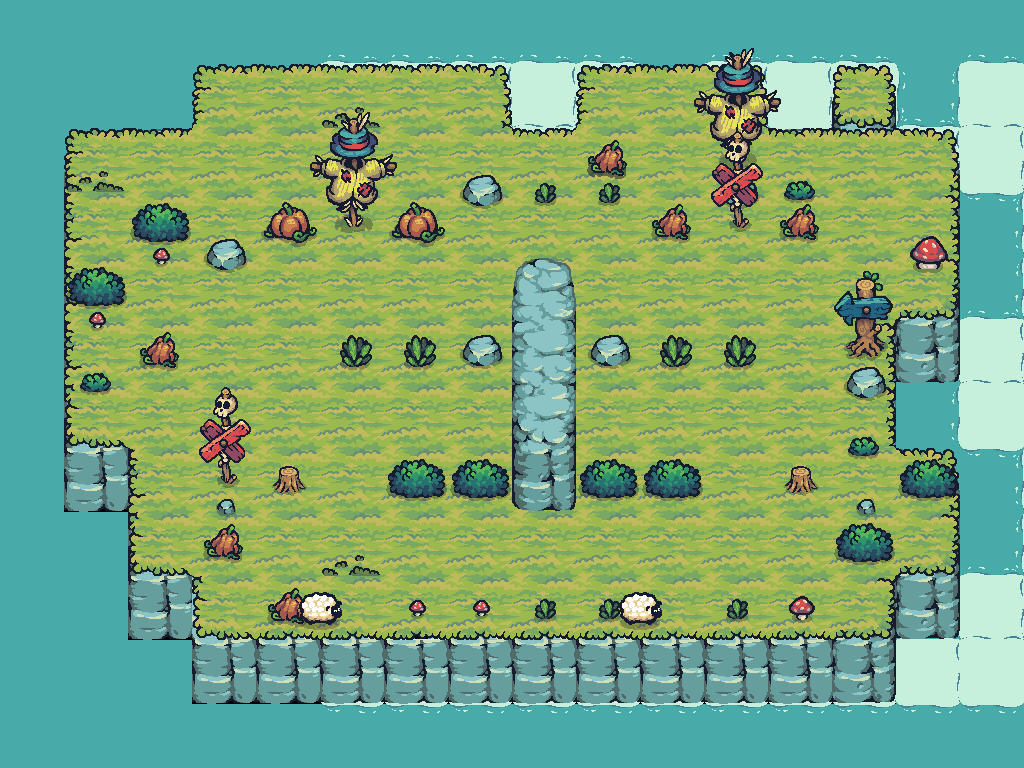

This game map was drawn from its Tiled (.tmx) file and the tilesets committed beside it. A one-line description and the trimmed map source follow:
An orthogonal 16x12 tile map with 64x64 px tiles, 12 tile layers (Water, Foam, layerforedge, new game bg, ...), 25 tilesets and 39 objects (28x Block, 4x Tree, 3x Barrel, AntiPlayerCheckpoint, PlayerCheckpoint, ...).

<map version="1.10" tiledversion="1.11.0" orientation="orthogonal" renderorder="right-down" width="16" height="12" tilewidth="64" tileheight="64" infinite="0" nextlayerid="29" nextobjectid="11">
<properties>
  <property name="Star1" type="int" value="27" />
  <property name="Star2" type="int" value="34" />
  <property name="Star3" type="int" value="40" />
 </properties>
 <tileset firstgid="1" source="Terrain.tsx" />
 <tileset firstgid="41" source="Castle_Red.tsx" />
 <tileset firstgid="61" source="Tree.tsx" />
 <tileset firstgid="169" source="17.tsx" />
 <tileset firstgid="171" source="Tower_Blue.tsx" />
 <tileset firstgid="179" source="01.tsx" />
 <tileset firstgid="180" source="06.tsx" />
 <tileset firstgid="181" source="18.tsx" />
 <tileset firstgid="190" source="09.tsx" />
 <tileset firstgid="191" source="12.tsx" />
 <tileset firstgid="192" source="16.tsx" />
 <tileset firstgid="194" source="Castle_Destroyed.tsx" />
 <tileset firstgid="214" source="HappySheep_Idle.tsx" />
 <tileset firstgid="222" source="Tree_192.tsx" />
 <tileset firstgid="234" source="Water.tsx" />
 <tileset firstgid="235" source="Foam_192.tsx" />
 <tileset firstgid="243" source="Tilemap_Elevation.tsx" />
 <tileset firstgid="275" source="02.tsx" />
 <tileset firstgid="276" source="03.tsx" />
 <tileset firstgid="277" source="04.tsx" />
 <tileset firstgid="278" source="07.tsx" />
 <tileset firstgid="279" source="10.tsx" />
 <tileset firstgid="280" source="TX Props.tsx" />
 <tileset firstgid="344" source="13.tsx" />
 <tileset firstgid="345" source="11.tsx" />
 <group id="26" name="Common">
  <layer id="13" name="Water" width="16" height="12">
   <data>[192 cells, 88 non-empty, 1 distinct tile ids]</data>
  </layer>
  <layer id="14" name="Foam" width="16" height="12" offsetx="128" offsety="0">
   <data>[192 cells, 44 non-empty, 1 distinct tile ids]</data>
  </layer>
  <layer id="19" name="layerforedge" width="16" height="12">
   <data>[192 cells, 30 non-empty, 11 distinct tile ids]</data>
  </layer>
  <layer id="15" name="new game bg" width="16" height="12">
   <data>[192 cells, 128 non-empty, 12 distinct tile ids]</data>
  </layer>
  <layer id="24" name="eat" width="16" height="12">
   <data>[192 cells, 5 non-empty, 3 distinct tile ids]</data>
  </layer>
  <layer id="27" name="grass" width="16" height="12">
   <data>[192 cells, 3 non-empty, 1 distinct tile ids]</data>
  </layer>
  <layer id="17" name="props" width="16" height="12" offsetx="0" offsety="32">
   <data>[192 cells, 17 non-empty, 7 distinct tile ids]</data>
  </layer>
  <layer id="18" name="propsLayer2" width="16" height="12">
   <data>[192 cells, 15 non-empty, 12 distinct tile ids]</data>
  </layer>
  <objectgroup id="21" name="TreesOutSideGameGrid" class="TreesOutSideGameGrid">
   <object id="3" name="Tree" type="Tree" x="192" y="128" width="64" height="64" />
   <object id="5" name="Block" type="Block" x="256" y="128" width="64" height="64" />
   <object id="6" name="Block" type="Block" x="384" y="128" width="64" height="64" />
   <object id="7" name="Tree" type="Tree" x="832" y="192" width="64" height="64" />
   <object id="8" name="Tree" type="Tree" x="640" y="128" width="64" height="64" />
   <object id="9" name="Tree" type="Tree" x="192" y="320" width="64" height="64" />
  </objectgroup>
  <layer id="22" name="AheadOfTreesProps" width="16" height="12">
   <data>[192 cells, 6 non-empty, 6 distinct tile ids]</data>
  </layer>
  <objectgroup id="30" name="CollisionblocksForGrid" visible="0">
   <object id="101" name="Block" type="Block" x="256" y="128" width="576" height="64" />
   <object id="102" name="Block" type="Block" x="256" y="576" width="576" height="64" />
   <object id="103" name="Block" type="Block" x="192" y="192" width="64" height="384" />
   <object id="104" name="Block" type="Block" x="831" y="192" width="64" height="384" />
  </objectgroup>
  <layer id="25" name="BottomEdge" width="16" height="12">
   <data>[192 cells, 2 non-empty, 1 distinct tile ids]</data>
  </layer>
 </group>
 <layer id="13" name="CollisionblockTileLayer" width="16" height="12">
  <data>[192 cells, 22 non-empty, 12 distinct tile ids]</data>
 </layer>
 <layer id="28" name="AnotherCollisionBlockLayer" width="16" height="12">
  <data>[192 cells, 9 non-empty, 9 distinct tile ids]</data>
 </layer>
 <objectgroup id="5" name="Collisionblocks">
  <object id="1" name="Block" type="Block" x="256" y="192" width="64" height="64" />
  <object id="2" name="Block" type="Block" x="320" y="192" width="64" height="64" />
  <object id="3" name="Block" type="Block" x="384" y="192" width="64" height="64" />
  <object id="5" name="Block" type="Block" x="640" y="192" width="64" height="64" />
  <object id="6" name="Block" type="Block" x="704" y="192" width="64" height="64" />
  <object id="7" name="Block" type="Block" x="768" y="192" width="64" height="64" />
  <object id="8" name="Block" type="Block" x="512" y="256" width="64" height="64" />
  <object id="9" name="Block" type="Block" x="320" y="320" width="64" height="64" />
  <object id="10" name="Block" type="Block" x="384" y="320" width="64" height="64" />
  <object id="11" name="Block" type="Block" x="448" y="320" width="64" height="64" />
  <object id="12" name="Block" type="Block" x="512" y="320" width="64" height="64" />
  <object id="13" name="Block" type="Block" x="576" y="320" width="64" height="64" />
  <object id="14" name="Block" type="Block" x="640" y="320" width="64" height="64" />
  <object id="15" name="Block" type="Block" x="704" y="320" width="64" height="64" />
  <object id="17" name="Block" type="Block" x="512" y="384" width="64" height="64" />
  <object id="19" name="Block" type="Block" x="256" y="448" width="64" height="64" />
  <object id="20" name="Block" type="Block" x="384" y="448" width="64" height="64" />
  <object id="21" name="Block" type="Block" x="448" y="448" width="64" height="64" />
  <object id="22" name="Block" type="Block" x="512" y="448" width="64" height="64" />
  <object id="23" name="Block" type="Block" x="576" y="448" width="64" height="64" />
  <object id="24" name="Block" type="Block" x="640" y="448" width="64" height="64" />
  <object id="25" name="Block" type="Block" x="768" y="448" width="64" height="64" />
 </objectgroup>
 <objectgroup id="6" name="Checkpoints">
  <object id="27" name="AntiPlayerCheckpoint" type="AntiPlayerCheckpoint" x="448" y="512" width="64" height="64" />
  <object id="28" name="PlayerCheckpoint" type="PlayerCheckpoint" x="640" y="512" width="64" height="64" />
 </objectgroup>
 <objectgroup id="7" name="Spawnpoints">
  <object id="4" name="Barrel" type="Barrel" x="512" y="192" width="64" height="64" />
  <object id="16" name="Barrel" type="Barrel" x="448" y="384" width="64" height="64" />
  <object id="18" name="Barrel" type="Barrel" x="576" y="384" width="64" height="64" />
  <object id="26" name="Player" type="Player" x="320" y="512" width="64" height="64" />
  <object id="29" name="AntiPlayer" type="AntiPlayer" x="704" y="512" width="64" height="64" />
 </objectgroup>
</map>
